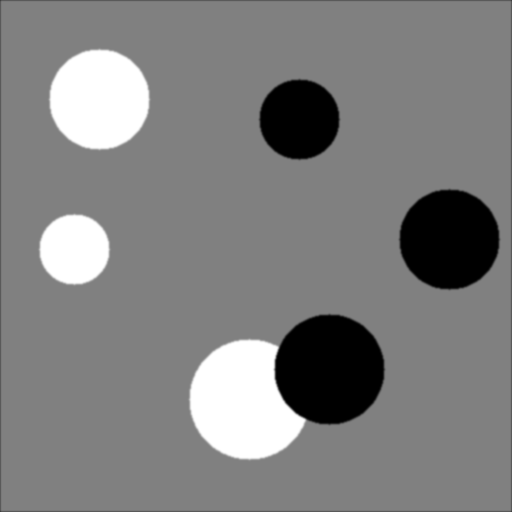
%> input picture CISC271/CISC271A3/data/disksimage.png, 512 x 512 px
$ octave disksgen.m   (GNU Octave 9; MATLAB toolbox functions it lacks are replaced by stand-ins)
%> lines starting %> are read from the running program, lines starting %| are printed output that depends on the picture; in (x1, y1, x2, y2) boxes, pixels count from 0 and x2, y2 are one past the last pixel; in counts of white or black regions, pixels touching at a corner belong together; the program's own positions count from 1
### CISC271/CISC271A3/segmentation/onesndx.m
function ijmat = onesndx(binimage, cornerll, cornerur)
% IJMAT=ONESNDX(BINIMAGE,CORNERLL,CORNERUR) finds the
% (I,J) indexes of 1 values in the binary image BINIMAGE
% from the lower-left CORNERLL to the upper-right CORNERUR
% rectangle.
%
% INPUTS:
%        BINIMAGE - MxN binary image, usually logical values
%        CORNERLL - 1x2 array of (i,j) indexes for lower left
%        CORNERUR - 1x2 array of (i,j) indexes for upper right
% OUTPUT:
%        IJMAT    - Kx2 array, possibly empty, of pixel indexes

% Problem size
[m, n] = size(binimage);

% Ensure that only valid pixels are used
rowmin = max(1, cornerll(1));
rowmax = min(m, cornerur(1));
colmin = max(1, cornerll(2));
colmax = min(n, cornerur(2));


% Set up and scan the image; will need to swap indexes to
% convert from image coordinates to pixel coordinates
ijmat = [];
for ix=rowmin:rowmax;
  for jx=colmin:colmax;
    if binimage(ix, jx);
      ijmat(end+1, :)=[jx ix];
    end;
  end;
end

### CISC271/CISC271A3/segmentation/disksgen.m
% DISKSGEN segments circles from a Matlab standard image

% Load 'circlesBrightDark.png' from a local source
disksImage= imread('disksimage.png');
%> disksImage is the input picture: size 512x512 uint8; min 0, max 255, mean 127.1
imshow(disksImage);

% Problem size
[m,n]=size(disksImage);
%> m = 512; n = 512

% Binary (logical) segmentation of the light & dark edges
imglight = (disksImage>129 & disksImage<131);
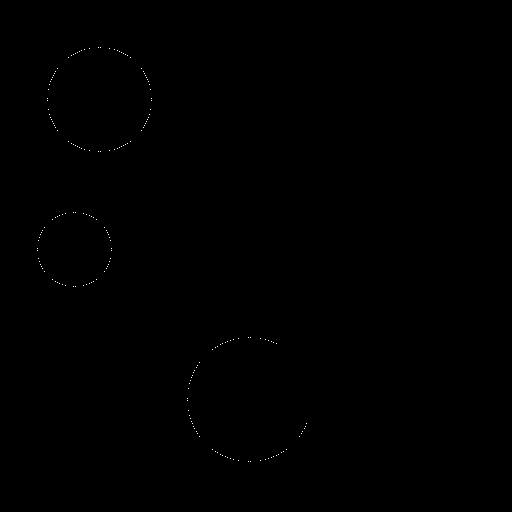
%> imglight: size 512x512 logical; 0.08% white in thin lines or dots, all inside (x1, y1, x2, y2) = (37, 47, 307, 462)
imgdark  = (disksImage<127 & disksImage>125);
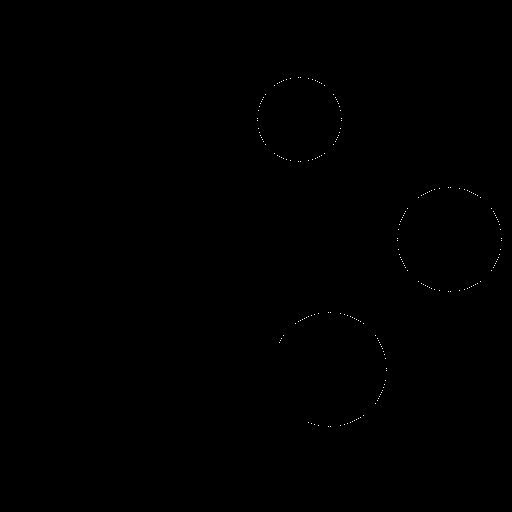
%> imgdark: size 512x512 logical; 0.08% white in thin lines or dots, all inside (x1, y1, x2, y2) = (257, 77, 502, 427)

% Extract edge indexes, based on bounding boxes
object01 = onesndx(imglight, [20   40], [170 160]);
%> after the loop in onesndx, `for ix=rowmin:rowmax;`: ijmat = 80 rows, first 12: [99 48; 101 48; 90 49; 110 49; 85 50; 115 50; 82 51; 118 51; 80 52; 120 52; 78 53; 122 53]
%> object01 has the same summary as ijmat in onesndx
object02 = onesndx(imglight, [210  30], [290 130]);
%> after the loop in onesndx (call 2), `for ix=rowmin:rowmax;`: ijmat = 56 rows, first 12: [74 213; 76 213; 66 214; 84 214; 63 215; 87 215; 60 216; 90 216; 58 217; 92 217; 56 218; 94 218]
%> object02 has the same summary as ijmat in onesndx
object03 = onesndx(imglight, [320 180], [480 330]);
%> after the loop in onesndx (call 3), `for ix=rowmin:rowmax;`: ijmat = 68 rows, first 12: [249 338; 251 338; 239 339; 261 339; 234 340; 266 340; 231 341; 269 341; 228 342; 272 342; 226 343; 274 343]
%> object03 has the same summary as ijmat in onesndx
object04 = onesndx(imgdark, [70 250], [170 350]);
%> after the loop in onesndx (call 4), `for ix=rowmin:rowmax;`: ijmat = 64 rows, first 12: [299 78; 301 78; 291 79; 309 79; 287 80; 313 80; 284 81; 316 81; 282 82; 318 82; 280 83; 320 83]
%> object04 has the same summary as ijmat in onesndx
object05 = onesndx(imgdark, [180 380], [300 510]);
%> after the loop in onesndx (call 5), `for ix=rowmin:rowmax;`: ijmat = 80 rows, first 12: [449 188; 451 188; 440 189; 460 189; 435 190; 465 190; 432 191; 468 191; 430 192; 470 192; 428 193; 472 193]
%> object05 has the same summary as ijmat in onesndx
object06 = onesndx(imgdark, [300 260], [440 400]);
%> after the loop in onesndx (call 6), `for ix=rowmin:rowmax;`: ijmat = 64 rows, first 12: [329 313; 331 313; 319 314; 341 314; 315 315; 345 315; 312 316; 348 316; 309 317; 351 317; 307 318; 353 318]
%> object06 has the same summary as ijmat in onesndx


% Interact with the user for individual plots
% Light are in red, dark are in blue
disp('ENTER for segmentations, keep going...');
pause;

imshow(disksImage);
hold on;
plot(object01(:,1), object01(:,2), 'r.');
pause
plot(object02(:,1), object02(:,2), 'r.');
pause
plot(object03(:,1), object03(:,2), 'r.');
pause
plot(object04(:,1), object04(:,2), 'b.');
pause
plot(object05(:,1), object05(:,2), 'b.');
pause
plot(object06(:,1), object06(:,2), 'b.');
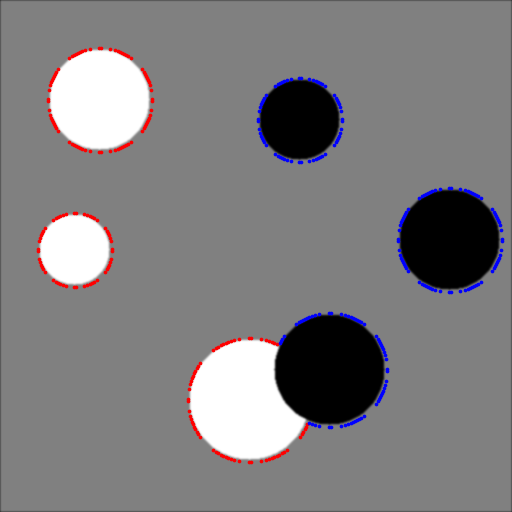
%> figure redrawn from the program's plot data
hold off

% Clear the local variables from the workspace,
% leaving the image and the circles
clear m n imgdark imglight lEdges dEdges ix jx
